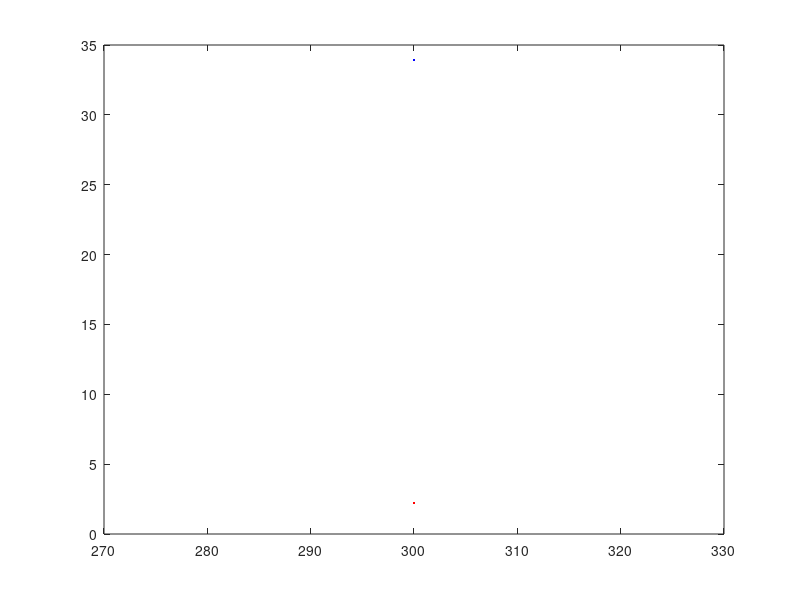

Write MATLAB code to recreate this figure.
clear all

%% Tissue variables
sectionThickness = .040;
xyResolution = .004;
zLengths = 300; %100: 100:500; %length in microns
xyLengths = 300; %xy length in microns

%% SEM numbers

SEMplanesPerHour = 600; %% Cutting speed
SEMplanesStainedPerHour = 10000000; %% number of planes stained per day

SEMpixelsPerSecond = 1 * 10^6; %% Imaging speed
SEMminBetweenPlanes = .1; %% minutes between Planes
SEMtileSize = 5000 * 5000; %% size of SEM tile
SEMsecondsBetweenTiles = 1; %% seconds between tiles within a plane

%% TEM numbers

TEMplanesPerHour = 60; %% Cutting speed
TEMplanesStainedPerHour = 100; %% number of planes stained per day

TEMpixelsPerSecond = 100 * 10^6; %% Imaging speed
TEMminBetweenPlanes = .1; %% minutes between Planes
TEMtileSize = 5000 * 5000; %% size of SEM tile
TEMsecondsBetweenTiles = 1; %% seconds between tiles within a plane


for i = 1:length(zLengths);
%% Tissue Size
xyLength = [xyLengths(1) xyLengths(1)];
zLength = zLengths(i);
xyPixels = prod(xyLength ./ xyResolution);  % number of pixels per plane
numPlane = zLength / sectionThickness; % number of planes

%% SEM How long
SEMSectioningHours = numPlane/SEMplanesPerHour + numPlane/SEMplanesStainedPerHour;
SEMminutesPerPlane = ((xyPixels/SEMpixelsPerSecond) +  (xyPixels/SEMtileSize)*SEMsecondsBetweenTiles)/60;
SEMhoursPerBlock = (SEMminutesPerPlane/60) * numPlane + numPlane * SEMminBetweenPlanes/60;

SEMRawDaysPerPlane = xyPixels/SEMpixelsPerSecond/60/60/24;
SEMTotalHours = SEMSectioningHours + SEMhoursPerBlock;
SEMTotalMonths(i) = SEMTotalHours/12/30;

%% TEM How long

TEMSectioningHours = numPlane/TEMplanesPerHour + numPlane/TEMplanesStainedPerHour;
TEMminutesPerPlane = ((xyPixels/TEMpixelsPerSecond) +  (xyPixels/TEMtileSize)*TEMsecondsBetweenTiles)/60;
TEMhoursPerBlock = (TEMminutesPerPlane/60) * numPlane + numPlane * TEMminBetweenPlanes/60;

TEMRawDaysPerPlane = xyPixels/TEMpixelsPerSecond/60/60/24;
TEMTotalHours = TEMSectioningHours + TEMhoursPerBlock;
TEMTotalMonths(i) = TEMTotalHours/12/30;



end

SEMTotalMonths(length(SEMTotalMonths))
TEMTotalMonths(length(TEMTotalMonths))

plot(zLengths,SEMTotalMonths,'b')
hold on
plot(zLengths,TEMTotalMonths,'r')
hold off
